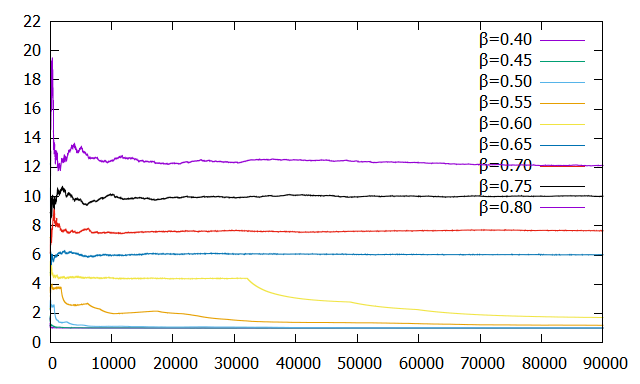

gnuplot code for this plot:
#!/gnuplot
#
#    
#    	G N U P L O T
#    	Version 5.2 patchlevel 4    last modified 2018-06-01 
#    
#    	Copyright (C) 1986-1993, 1998, 2004, 2007-2018
#    	Thomas Williams, Colin Kelley and many others
#    
#    	gnuplot home:     http://www.gnuplot.info
#    	faq, bugs, etc:   type "help FAQ"
#    	immediate help:   type "help"  (plot window: hit 'h')
# set terminal wxt 0 enhanced
# set output
unset clip points
set clip one
unset clip two
set errorbars front 1.000000 
set border 31 front lt black linewidth 1.000 dashtype solid
set zdata 
set ydata 
set xdata 
set y2data 
set x2data 
set boxwidth
set style fill  empty border
set style rectangle back fc  bgnd fillstyle   solid 1.00 border lt -1
set style circle radius graph 0.02 
set style ellipse size graph 0.05, 0.03 angle 0 units xy
set dummy x, y
set format x "% h" 
set format y "% h" 
set format x2 "% h" 
set format y2 "% h" 
set format z "% h" 
set format cb "% h" 
set format r "% h" 
set ttics format "% h"
set timefmt "%d/%m/%y,%H:%M"
set angles radians
set tics back
unset grid
unset raxis
set theta counterclockwise right
set style parallel front  lt black linewidth 2.000 dashtype solid
set key title "" center
set key fixed right top vertical Right noreverse enhanced autotitle nobox
set key noinvert samplen 4 spacing 1 width 0 height 0 
set key maxcolumns 0 maxrows 0
set key noopaque
unset label
unset arrow
set style increment default
unset style line
unset style arrow
set style histogram clustered gap 2 title textcolor lt -1
unset object
set style textbox transparent margins  1.0,  1.0 border  lt -1 linewidth  1.0
set offsets 0, 0, 0, 0
set pointsize 1
set pointintervalbox 1
set encoding sjis
unset polar
unset parametric
unset decimalsign
unset micro
unset minussign
set view 60, 30, 1, 1
set view azimuth 0
set rgbmax 255
set samples 100, 100
set isosamples 10, 10
set surface 
unset contour
set cntrlabel  format '%8.3g' font '' start 5 interval 20
set mapping cartesian
set datafile separator whitespace
unset hidden3d
set cntrparam order 4
set cntrparam linear
set cntrparam levels auto 5 unsorted
set cntrparam firstlinetype 0
set cntrparam points 5
set size ratio 0 1,1
set origin 0,0
set style data points
set style function lines
unset xzeroaxis
unset yzeroaxis
unset zzeroaxis
unset x2zeroaxis
unset y2zeroaxis
set xyplane relative 0.5
set tics scale  1, 0.5, 1, 1, 1
set mxtics default
set mytics default
set mztics default
set mx2tics default
set my2tics default
set mcbtics default
set mrtics default
set nomttics
set xtics border in scale 1,0.5 mirror norotate  autojustify
set xtics  norangelimit autofreq 
set ytics border in scale 1,0.5 mirror norotate  autojustify
set ytics  norangelimit autofreq 
set ztics border in scale 1,0.5 nomirror norotate  autojustify
set ztics  norangelimit autofreq 
unset x2tics
unset y2tics
set cbtics border in scale 1,0.5 mirror norotate  autojustify
set cbtics  norangelimit autofreq 
set rtics axis in scale 1,0.5 nomirror norotate  autojustify
set rtics  norangelimit autofreq 
unset ttics
set title "" 
set title  font "" norotate
set timestamp bottom 
set timestamp "" 
set timestamp  font "" norotate
set trange [ * : * ] noreverse nowriteback
set urange [ * : * ] noreverse nowriteback
set vrange [ * : * ] noreverse nowriteback
set xlabel "" 
set xlabel  font "" textcolor lt -1 norotate
set x2label "" 
set x2label  font "" textcolor lt -1 norotate
set xrange [ * : * ] noreverse writeback
set x2range [ * : * ] noreverse writeback
set ylabel "" 
set ylabel  font "" textcolor lt -1 rotate
set y2label "" 
set y2label  font "" textcolor lt -1 rotate
set yrange [ * : * ] noreverse writeback
set y2range [ * : * ] noreverse writeback
set zlabel "" 
set zlabel  font "" textcolor lt -1 norotate
set zrange [ * : * ] noreverse writeback
set cblabel "" 
set cblabel  font "" textcolor lt -1 rotate
set cbrange [ * : * ] noreverse writeback
set rlabel "" 
set rlabel  font "" textcolor lt -1 norotate
set rrange [ * : * ] noreverse writeback
unset logscale
unset jitter
set zero 1e-08
set lmargin  -1
set bmargin  -1
set rmargin  -1
set tmargin  -1
set locale "Japanese_Japan.932"
set pm3d explicit at s
set pm3d scansautomatic
set pm3d interpolate 1,1 flush begin noftriangles noborder corners2color mean
set pm3d nolighting
set palette positive nops_allcF maxcolors 0 gamma 1.5 color model RGB 
set palette rgbformulae 7, 5, 15
set colorbox default
set colorbox vertical origin screen 0.9, 0.2 size screen 0.05, 0.6 front  noinvert bdefault
set style boxplot candles range  1.50 outliers pt 7 separation 1 labels auto unsorted
set loadpath 
set fontpath 
set psdir
set fit brief errorvariables nocovariancevariables errorscaling prescale nowrap v5
GNUTERM = "wxt"
## Last datafile plotted: "2D_Ising_0.80/PSRF_2D_Ising_Parm1.dat"
plot "2D_Ising_0.40/PSRF_2D_Ising_Parm1.dat" using 1:8 w l title "{/Symbol b}=0.40", "2D_Ising_0.45/PSRF_2D_Ising_Parm1.dat" using 1:8 w l title "{/Symbol b}=0.45", "2D_Ising_0.50/PSRF_2D_Ising_Parm1.dat" using 1:8 w l title "{/Symbol b}=0.50", "2D_Ising_0.55/PSRF_2D_Ising_Parm1.dat" using 1:8 w l title "{/Symbol b}=0.55", "2D_Ising_0.60/PSRF_2D_Ising_Parm1.dat" using 1:8 w l title "{/Symbol b}=0.60", "2D_Ising_0.65/PSRF_2D_Ising_Parm1.dat" using 1:8 w l title "{/Symbol b}=0.65", "2D_Ising_0.70/PSRF_2D_Ising_Parm1.dat" using 1:8 w l title "{/Symbol b}=0.70", "2D_Ising_0.75/PSRF_2D_Ising_Parm1.dat" using 1:8 w l title "{/Symbol b}=0.75", "2D_Ising_0.80/PSRF_2D_Ising_Parm1.dat" using 1:8 w l title "{/Symbol b}=0.80"
#    EOF
